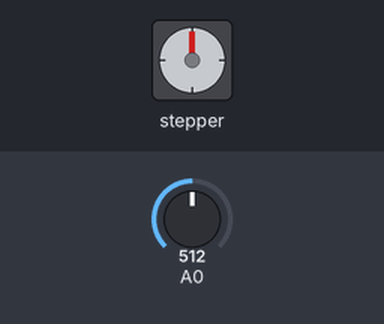
Simulated run of this sketch. Board: Arduino Uno, built with avr-gcc and run on an emulated ATmega328P. Shown: stepper motor. The test bench sets the inputs (shaded band); at power-on: A0 = 512. Stepper angles assume 200 steps per turn.

Above: at 0.15 s.
At 3.8 s:
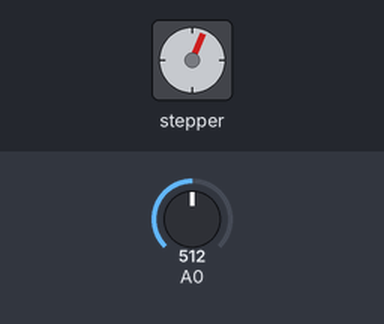
3.9 s: A0 set to 716
At 6.46 s:
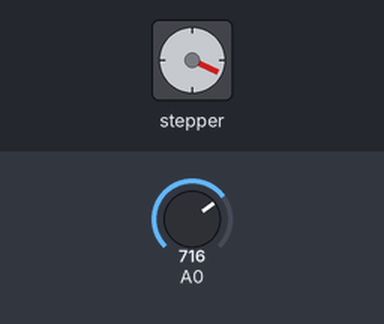
Timing chart, 0 to 18.6 s (numbered marks = the images above; inputs shaded):
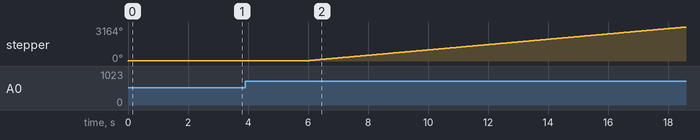

The sketch:

zmena_rychlosti_krokoveho_motoru.ino
```cpp
#include <Stepper.h>
Stepper krokac(200, 8, 9, 10, 11);

void setup() {
  Serial.begin(9600);
  krokac.setSpeed(10);
}

void loop() {
  int hodnota = analogRead(A0);
  int rychlost = map(hodnota, 0, 1005, -100, 100);
  krokac.setSpeed(abs(rychlost));
  if (rychlost >= 0) {
    krokac.step(10);
  } else {
    krokac.step(-10);
  }
}
```
